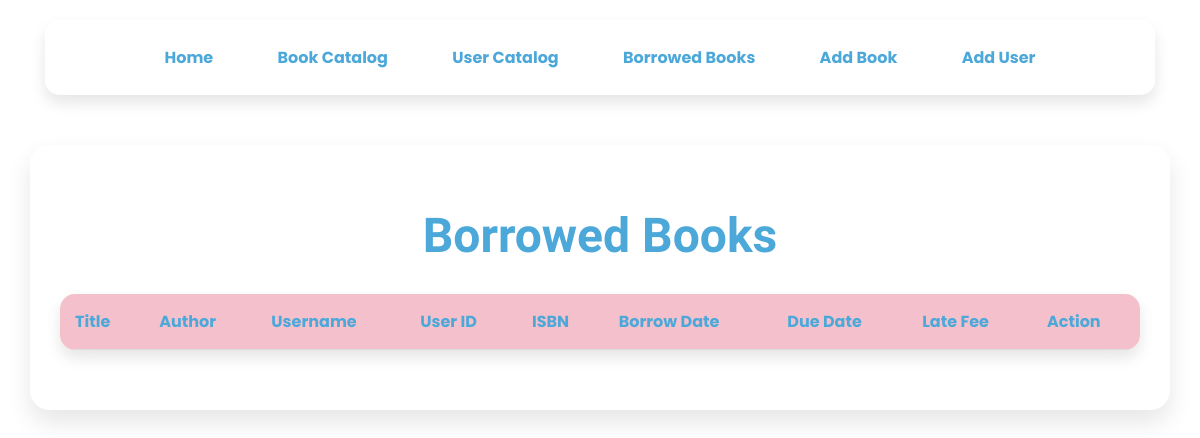
The app's page /borrowed_books, older data.
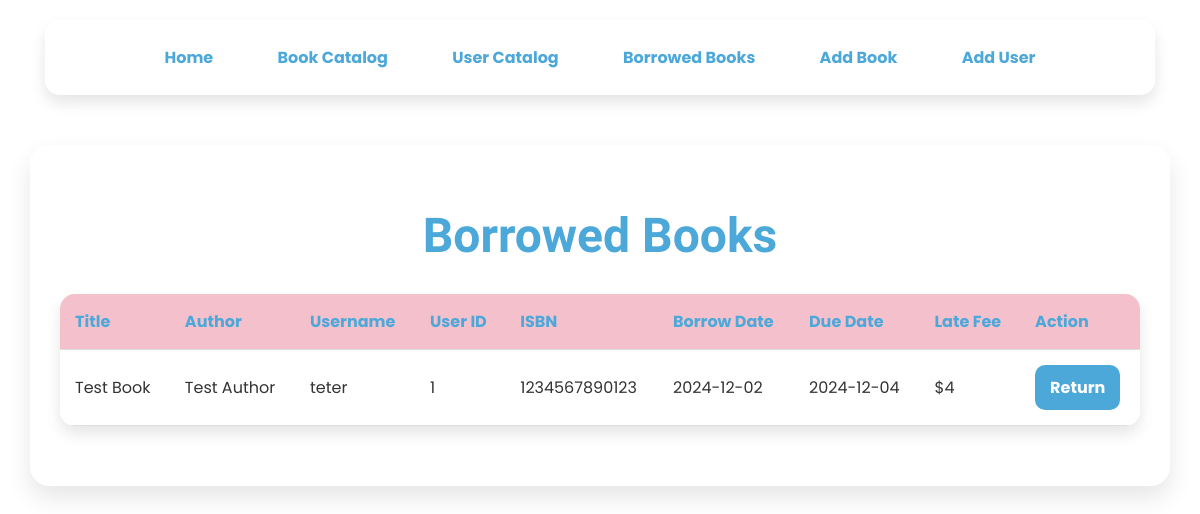
The same page, newer data.
### app/models.py (models this page shows, shortened)
class Borrow(db.Model):
    id = db.Column(db.Integer, primary_key=True)
    book_id = db.Column(db.Integer, db.ForeignKey('book.id'), nullable=False)
    user_id = db.Column(db.Integer, db.ForeignKey('user.id'), nullable=False)
    borrow_date = db.Column(db.DateTime, nullable=False, default=datetime.utcnow)
    return_date = db.Column(db.DateTime, nullable=True)
    due_date = db.Column(db.DateTime, nullable=False, default=lambda: datetime.utcnow() + timedelta(days=14))
    def late_fee(self):
        if not self.return_date:
            return_date = datetime.now()
        else:
            return_date = self.return_date
        if return_date > self.due_date:
            days_late = (return_date - self.due_date).days
            return days_late * 1  # Late fee of $1 per day
        return 0

class Book(db.Model):
    id = db.Column(db.Integer, primary_key=True)
    title = db.Column(db.String(150), nullable=False)
    author = db.Column(db.String(150), nullable=False)
    isbn = db.Column(db.String(13), unique=True, nullable=False)
    quantity = db.Column(db.Integer, nullable=False, default=1)
    publication_year = db.Column(db.Integer, nullable=False)
    genre = db.Column(db.String(100), nullable=False)
    borrows = db.relationship('Borrow', backref='book', lazy=True)

class User(db.Model):
    id = db.Column(db.Integer, primary_key=True)
    name = db.Column(db.String(100), nullable=False)
    email = db.Column(db.String(100), nullable=False)
    phone_number = db.Column(db.String(20), nullable=True)
    birthdate = db.Column(db.Date, nullable=True)
    borrowed_books = relationship('Borrow', backref='user', cascade='all, delete-orphan')

### app/routes.py (the view)
@main.route('/borrowed_books')
def borrowed_books():
    borrowed_books = Borrow.query.filter_by(return_date=None).all()
    for borrow in borrowed_books:
        borrow.late_fee_amount = borrow.late_fee()
    return render_template('borrowed_books.html', borrowed_books=borrowed_books)

### app/templates/borrowed_books.html (shortened to what this page needs)
<!DOCTYPE html>
<html lang="en">
<head>
</head>
<body>
<nav>
    <a href="{{ url_for('main.home') }}">Home</a>
    <a href="{{ url_for('main.catalog') }}">Book Catalog</a>
    <a href="{{ url_for('main.users') }}">User Catalog</a>
    <a href="{{ url_for('main.borrowed_books') }}">Borrowed Books</a>
    <a href="{{ url_for('main.add_book') }}">Add Book</a>
    <a href="{{ url_for('main.add_user') }}">Add User</a>
</nav>
<div class="container">
    <h1>Borrowed Books</h1>
    <table>
        <thead>
        <tr>
            <th>Title</th>
            <th>Author</th>
            <th>Username</th>
            <th>User ID</th>
            <th>ISBN</th>
            <th>Borrow Date</th>
            <th>Due Date</th>
            <th>Late Fee</th>
            <th>Action</th>
        </tr>
        </thead>
        <tbody>
        {% for borrow in borrowed_books %}
        <tr>
            <td>{{ borrow.book.title }}</td>
            <td>{{ borrow.book.author }}</td>
            <td>{{ borrow.user.name }}</td>
            <td>{{ borrow.user_id }}</td>
            <td>{{ borrow.book.isbn }}</td>
            <td>{{ borrow.borrow_date.strftime('%Y-%m-%d') }}</td>
            <td>{{ borrow.due_date.strftime('%Y-%m-%d') }}</td>
            <td class="late-fee" data-borrow-id="{{ borrow.id }}">
                ${{ borrow.late_fee_amount }}
            </td>
            <td>
                {% if borrow.return_date %}
                <span>Returned</span>
                {% else %}
                <a href="#" class="btn return-btn" data-borrow-id="{{ borrow.id }}">Return</a>
                {% endif %}
            </td>
        </tr>
        {% endfor %}
        </tbody>
    </table>
</div>
</body>
</html>

Row changes from the older to the newer data that the page shows:
added Borrow: book "Test Book", book.author "Test Author", user.name "teter", user_id "1", book.isbn "1234567890123", borrow_date "2024-12-02", due_date "2024-12-04", late_fee_amount "4"
